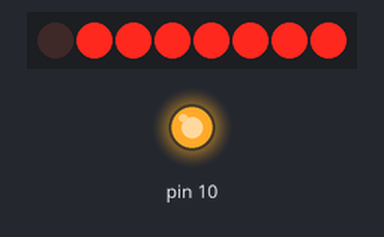
A sketch run on a simulated Arduino Uno, built with avr-gcc and run on an emulated ATmega328P. On the bench: 8 shift-register outputs drawn as a row of LEDs (first output left, lit = HIGH), output pins drawn as LEDs (lit = HIGH). Wiring (inferred from the names in the program): shift register (74HC595): SPI. Wiring (inferred from the signals the program sends): row of LEDs: on Q0, Q1, Q2, Q3, Q4, Q5, Q6, Q7. Pins used as bus, display or sensor lines are not drawn.

Above: at 0.1 s.
At 5.1 s:
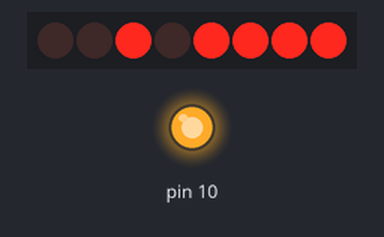
At 10.1 s:
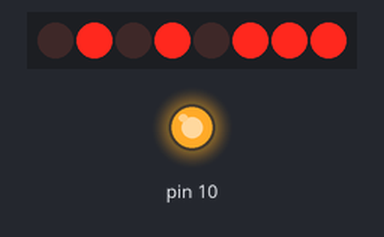
At 20.1 s:
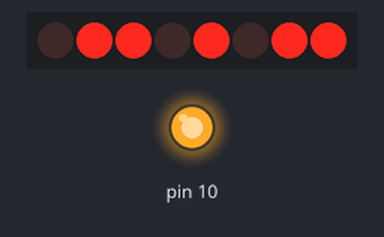
At 30.1 s:
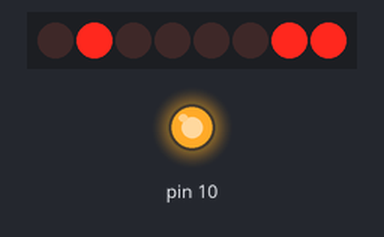
At 39.75 s:
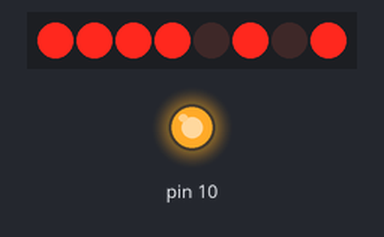
Timing chart, 0 to 40.0 s (numbered marks = the images above):
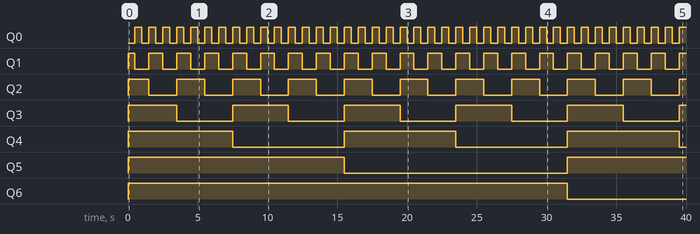

Measured:
- by itself, Q0: alternates HIGH for 0.50 s and LOW for 0.50 s
- by itself, Q1: repeats every 2.0 s: LOW 1.0 s, HIGH 1.0 s
- by itself, Q2: repeats every 4.0 s: LOW 2.0 s, HIGH 2.0 s
- by itself, Q3: alternates HIGH for 4.0 s and LOW for 4.0 s
- by itself, Q4: alternates HIGH for 8.0 s and LOW for 8.0 s
- by itself, Q5: LOW → HIGH at 0.00 s, → LOW 15.5 s later, → HIGH 16.0 s later
- by itself, Q6: LOW → HIGH at 0.00 s, → LOW 31.5 s later

The sketch:

8x8_Matrix_Display_Test.ino
```cpp
#include <SPI.h>

// Pins for the shift register
const int latchPin = 11;
const int clockPin = 12;
const int dataPin = 13;

// 8-bit binary counter
byte counter = 0;

void setup() {
  pinMode(latchPin, OUTPUT);
  pinMode(clockPin, OUTPUT);
  pinMode(dataPin, OUTPUT);
  SPI.begin();
}

void loop() {
  // Increment the counter
  counter++;
  if (counter > 255) {
    counter = 0;
  }

  // Update the shift register
  updateShiftRegister();
  delay(500);
}

void updateShiftRegister() {
  // Latch the data to the shift register
  digitalWrite(latchPin, LOW);
  SPI.transfer(~counter);
  digitalWrite(latchPin, HIGH);
}
```
